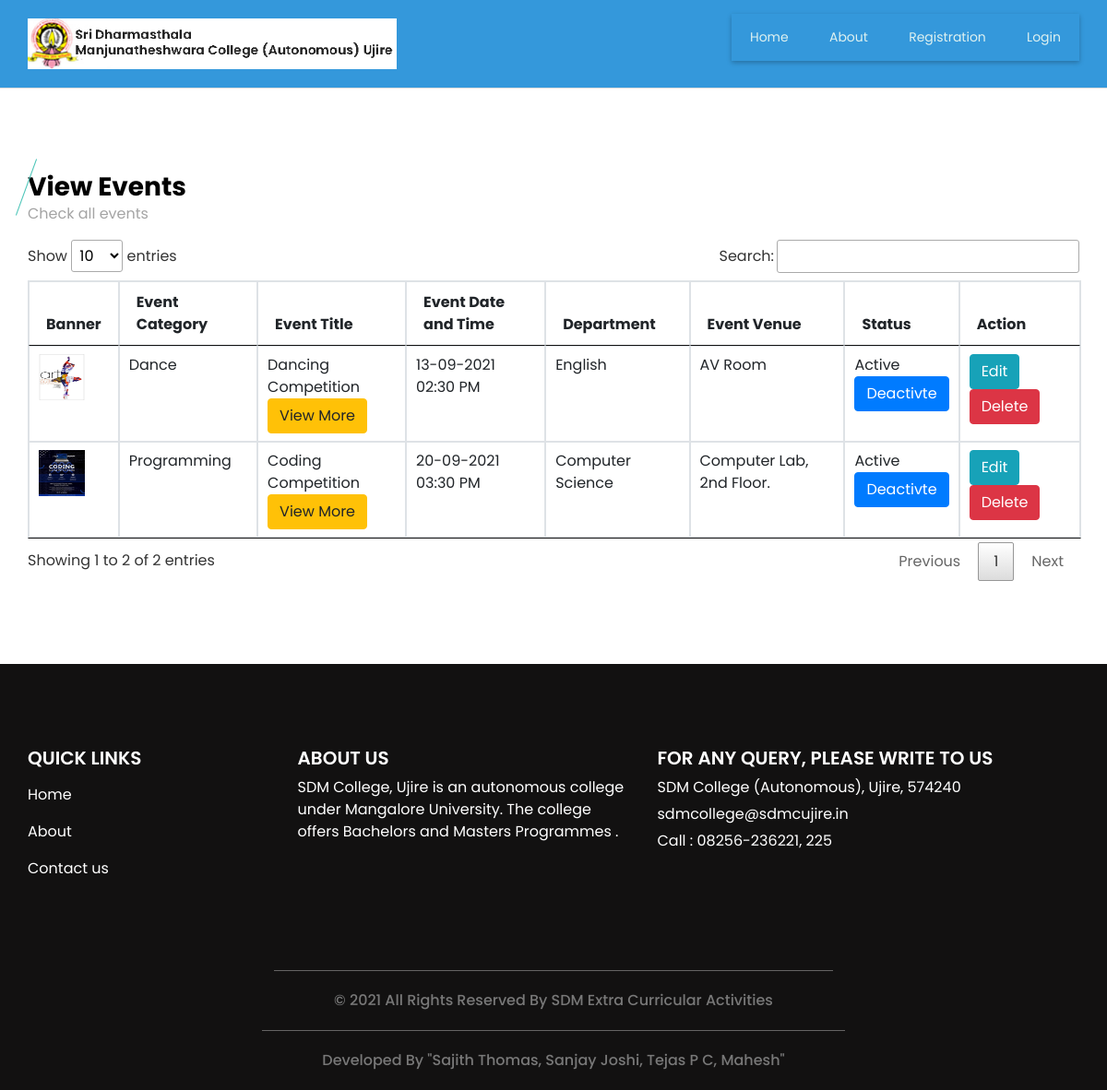
The page /viewevent.php on the database its author committed.
### tables this page shows
CREATE TABLE `event` (
  `event_id` bigint(20) NOT NULL,
  `event_type_id` int(11) NOT NULL,
  `event_participation_type` varchar(25) NOT NULL COMMENT 'Single, Team',
  `no_of_participants` int(11) NOT NULL,
  `event_title` varchar(300) NOT NULL,
  `event_description` text NOT NULL,
  `event_rules` text NOT NULL,
  `event_banner` varchar(300) NOT NULL,
  `department_id` int(11) NOT NULL,
  `club_id` int(11) NOT NULL,
  `course_id` text NOT NULL,
  `st_class` text NOT NULL,
  `event_date_time` datetime NOT NULL,
  `event_venue` text NOT NULL,
  `staff_id` int(11) NOT NULL,
  `participation_limit` int(11) NOT NULL,
  `event_status` varchar(10) NOT NULL
);

CREATE TABLE `event_type` (
  `event_type_id` int(11) NOT NULL,
  `event_type` varchar(30) NOT NULL,
  `event_type_info` text NOT NULL,
  `event_type_status` varchar(10) NOT NULL
);

CREATE TABLE `department` (
  `department_id` int(11) NOT NULL,
  `department` varchar(25) NOT NULL,
  `department_detail` text NOT NULL,
  `department_status` varchar(10) NOT NULL
);

### viewevent.php (the view, shortened to what this page needs)
<?php
include("header.php");
?>
  <section class="event_section layout_padding">
    <div class="container">
      <div class="heading_container">
        <h3>
         View Events
        </h3>
        <p>
         Check all events
        </p>
      </div>
      <div class="event_container">
        <div class="">
<table id="datatableplugin" class="table table-bordered">
	<thead>
		<tr>
			<th>Banner</th>
			<th>Event Category</th>
			<th>Event Title</th>
			<th>Event Date and Time</th>
			<th>Department</th>
			<th>Event Venue</th>
			<th>Status</th>
			<th>Action</th>
		</tr>
	</thead>
	<tbody>
		<?php
		$sqlview = "SELECT event.*,department.department,event_type.event_type FROM  event LEFT JOIN department ON event.department_id=department.department_id LEFT JOIN event_type ON event.event_type_id=event_type.event_type_id";
		$qsqlview = mysqli_query($con,$sqlview);
		while($rsview = mysqli_fetch_array($qsqlview))
		{
			echo "<tr>
				<td>";
			if($rsview['event_banner'] == "")
			{
				echo "<img src='images/noimage.jpg' style='width: 75px;height: 75px;'>";
			}
			else if(file_exists("imgbanner/" . $rsview['event_banner']))
			{
				echo "<img src='imgbanner/$rsview[event_banner]' style='width: 50px;height: 50px;'>";
			}
			else
			{
				echo "<img src='images/noimage.jpg' style='width: 75px;height: 75px;'>";
			}
			echo "</td>
				<td>$rsview[event_type]</td>
				<td>$rsview[event_title]";
			echo "<br><a href='event_more_det.php?event_id=$rsview[0]' class='btn btn-warning' target='_blank'>View More</a>";
			echo "</td>
				<td>" . date("d-m-Y h:i A",strtotime($rsview['event_date_time'])) . "</td>
				<td>";
			if($rsview['department_id'] == 0)
			{
				echo "All Departments";
			}
			else
			{
				echo $rsview['department'];
			}
			echo "</td>
				<td>$rsview[event_venue]</td>
				<td>$rsview[event_status] <br>";
				if($rsview['event_status'] == "Active")
				{
					echo "<a href='viewevent.php?st=Inactive&acid=$rsview[event_id]' class='btn btn-primary' onclick='return confirmst()' >Deactivte</a>";
				}
				else
				{
					echo "<a href='viewevent.php?st=Active&acid=$rsview[event_id]' class='btn btn-secondary' onclick='return confirmst()'  >Activate</a>";
				}
			echo"<td>
				<a href='addevent.php?editid=$rsview[event_id]' class='btn btn-info'>Edit</a>
				<a href='viewevent.php?delid=$rsview[event_id]' class='btn btn-danger' onclick='return confirmdel()' >Delete</a>
				</td>
			</tr>";
		}
		?>
	</tbody>
</table>
        </div>
      </div>
    </div>
  </section>
<?php
include("footer.php");
?>

### css/style.css (style rules this page uses)
body { font-family: "Poppins", sans-serif; color: #000000; background-color: #ffffff; }
.layout_padding { padding: 90px 0; }
.heading_container { display: -webkit-box; display: -ms-flexbox; display: flex; -webkit-box-orient: vertical; -webkit-box-direction: normal; -ms-flex-direction: column; flex-direction: column; -webkit-box-align: start; -ms-flex-align: start; align-items: flex-start; }
.heading_container h3 { font-weight: bold; position: relative; margin-bottom: 15px; }
.heading_container h3::before { content: ""; position: absolute; top: 50%; left: 2px; width: 1px; height: 65px; background-color: #4bc5b8; -webkit-transform: translateY(-50%) rotate(20deg); transform: translateY(-50%) rotate(20deg); }
a, a:hover, a:focus { text-decoration: none; }
.btn, .btn:focus { outline: none !important; -webkit-box-shadow: none; box-shadow: none; }
.event_section .heading_container h3 { margin-bottom: 0; }
.event_section .heading_container h3::before { left: -2px; }
.event_section p { color: #a4a4a4; }

### css/responsive.css (style rules this page uses)
@media (min-width: 1200px) { .container { max-width: 1170px; } }

### rows shown on the page
event: event_banner (picture), event_type.event_type "Dance", event_title "Dancing Competition", event_date_time "13-09-2021 02:30 PM", department.department "English", event_venue "AV Room", event_status "Active"
event: event_banner (picture), event_type.event_type "Programming", event_title "Coding Competition", event_date_time "20-09-2021 03:30 PM", department.department "Computer Science", event_venue "Computer Lab, 2nd Floor.", event_status "Active"
